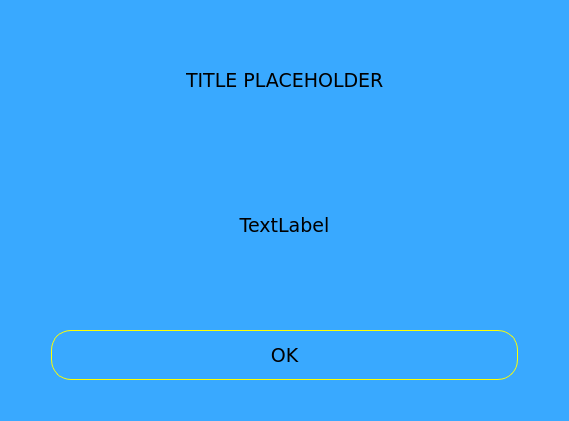
<?xml version="1.0" encoding="UTF-8"?>
<ui version="4.0">
 <class>dlg_warning</class>
 <widget class="QDialog" name="dlg_warning">
  <property name="geometry">
   <rect>
    <x>0</x>
    <y>0</y>
    <width>569</width>
    <height>421</height>
   </rect>
  </property>
  <property name="windowTitle">
   <string>Dialog</string>
  </property>
  <property name="styleSheet">
   <string notr="true">background-color: rgb(57, 169, 255);

</string>
  </property>
  <layout class="QVBoxLayout" name="verticalLayout_2">
   <item>
    <layout class="QHBoxLayout" name="horizontalLayout">
     <item>
      <spacer name="horizontalSpacer">
       <property name="orientation">
        <enum>Qt::Horizontal</enum>
       </property>
       <property name="sizeHint" stdset="0">
        <size>
         <width>40</width>
         <height>20</height>
        </size>
       </property>
      </spacer>
     </item>
     <item>
      <widget class="QLabel" name="label_warning_title">
       <property name="font">
        <font>
         <family>Verdana</family>
         <pointsize>14</pointsize>
        </font>
       </property>
       <property name="text">
        <string>TITLE PLACEHOLDER</string>
       </property>
      </widget>
     </item>
     <item>
      <spacer name="horizontalSpacer_2">
       <property name="orientation">
        <enum>Qt::Horizontal</enum>
       </property>
       <property name="sizeHint" stdset="0">
        <size>
         <width>40</width>
         <height>20</height>
        </size>
       </property>
      </spacer>
     </item>
    </layout>
   </item>
   <item>
    <widget class="QLabel" name="label_warning_description">
     <property name="font">
      <font>
       <family>Verdana</family>
       <pointsize>14</pointsize>
      </font>
     </property>
     <property name="text">
      <string>TextLabel</string>
     </property>
     <property name="alignment">
      <set>Qt::AlignCenter</set>
     </property>
    </widget>
   </item>
   <item>
    <layout class="QVBoxLayout" name="verticalLayout">
     <item>
      <spacer name="verticalSpacer_2">
       <property name="orientation">
        <enum>Qt::Vertical</enum>
       </property>
       <property name="sizeType">
        <enum>QSizePolicy::Fixed</enum>
       </property>
       <property name="sizeHint" stdset="0">
        <size>
         <width>20</width>
         <height>30</height>
        </size>
       </property>
      </spacer>
     </item>
     <item>
      <layout class="QHBoxLayout" name="horizontalLayout_2">
       <item>
        <spacer name="horizontalSpacer_4">
         <property name="orientation">
          <enum>Qt::Horizontal</enum>
         </property>
         <property name="sizeType">
          <enum>QSizePolicy::Preferred</enum>
         </property>
         <property name="sizeHint" stdset="0">
          <size>
           <width>40</width>
           <height>20</height>
          </size>
         </property>
        </spacer>
       </item>
       <item>
        <widget class="QPushButton" name="PB_OK">
         <property name="sizePolicy">
          <sizepolicy hsizetype="Preferred" vsizetype="Preferred">
           <horstretch>0</horstretch>
           <verstretch>0</verstretch>
          </sizepolicy>
         </property>
         <property name="minimumSize">
          <size>
           <width>0</width>
           <height>50</height>
          </size>
         </property>
         <property name="maximumSize">
          <size>
           <width>16777215</width>
           <height>50</height>
          </size>
         </property>
         <property name="font">
          <font>
           <family>Verdana</family>
           <pointsize>14</pointsize>
          </font>
         </property>
         <property name="styleSheet">
          <string notr="true">QPushButton{border-radius: 20px;
border: 1px solid yellow;
}
QPushButton:hover{  background: qlineargradient(spread:reflect, x1:0.1, y1:0.5, x2:1, y2:0, stop:0 rgba(160, 220, 255,255), stop:1 rgba(160, 220, 255, 255));
}</string>
         </property>
         <property name="text">
          <string>OK</string>
         </property>
        </widget>
       </item>
       <item>
        <spacer name="horizontalSpacer_3">
         <property name="orientation">
          <enum>Qt::Horizontal</enum>
         </property>
         <property name="sizeType">
          <enum>QSizePolicy::Preferred</enum>
         </property>
         <property name="sizeHint" stdset="0">
          <size>
           <width>40</width>
           <height>20</height>
          </size>
         </property>
        </spacer>
       </item>
      </layout>
     </item>
     <item>
      <spacer name="verticalSpacer">
       <property name="orientation">
        <enum>Qt::Vertical</enum>
       </property>
       <property name="sizeType">
        <enum>QSizePolicy::Fixed</enum>
       </property>
       <property name="sizeHint" stdset="0">
        <size>
         <width>20</width>
         <height>30</height>
        </size>
       </property>
      </spacer>
     </item>
    </layout>
   </item>
  </layout>
 </widget>
 <resources/>
 <connections/>
</ui>
